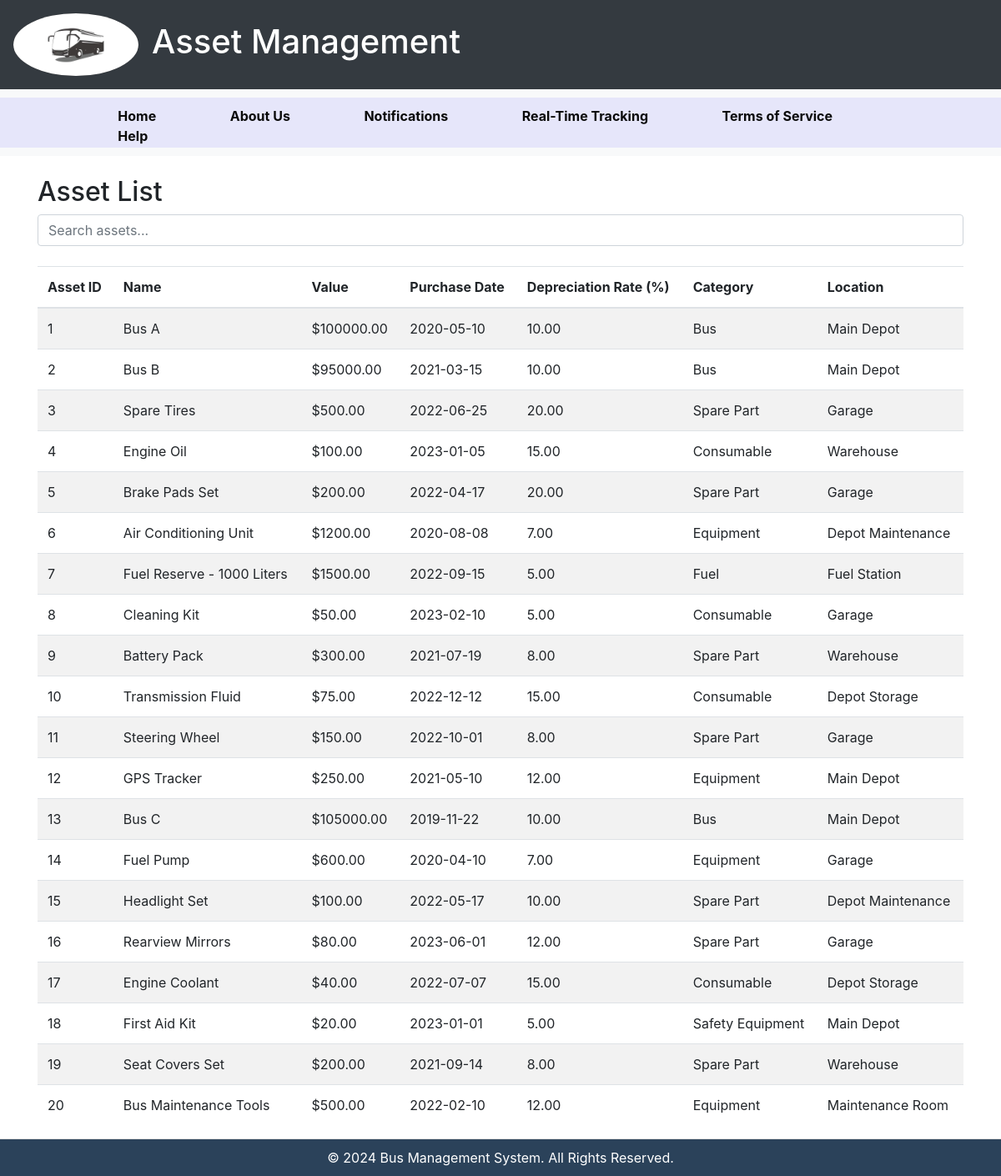
The page /assetmanagement.php on the database its author committed.
### tables this page shows
CREATE TABLE `assets` (
  `asset_id` int(11) NOT NULL,
  `name` varchar(50) NOT NULL,
  `value` decimal(10,2) NOT NULL,
  `purchase_date` date NOT NULL,
  `depreciation_rate` decimal(5,2) DEFAULT NULL,
  `category` varchar(30) DEFAULT NULL,
  `location` varchar(50) DEFAULT NULL
);

### assetmanagement.php (the view, shortened to what this page needs)
<?php
$servername = "localhost";
$username = "root";
$password = "";
$dbname = "bus_management_system";
$conn = new mysqli($servername, $username, $password, $dbname);
$sql = "SELECT asset_id, name, value, purchase_date, depreciation_rate, category, location FROM assets";
$sql .= " ORDER BY asset_id ASC";
$result = $conn->query($sql);
?>
<!DOCTYPE html>
<html lang="en">
<head>
    <link rel="stylesheet" href="styles.css">
    <link rel="stylesheet" href="https://stackpath.bootstrapcdn.com/bootstrap/4.5.2/css/bootstrap.min.css">
</head>
<body>
    <header class="d-flex justify-content-between align-items-center p-3">
        <div class="d-flex align-items-center">
            <div class="logo-container">
                <img src="Images/buslogo.jpeg" alt="Bus Management System Logo" class="logo">
            </div>
            <h1 class="ml-3">Asset Management</h1>
        </div>
    </header>
    <nav class="bg-light">
        <?php include "links.php"; ?>
    </nav>
    <main class="container">
        <h2 class="mt-4">Asset List</h2>
        <form method="GET" class="mb-4">
            <input type="text" name="search" class="form-control" placeholder="Search assets..." />
        </form>
        <table class="table table-striped table-hover">
            <thead>
                <tr>
                    <th>Asset ID</th>
                    <th>Name</th>
                    <th>Value</th>
                    <th>Purchase Date</th>
                    <th>Depreciation Rate (%)</th>
                    <th>Category</th>
                    <th>Location</th>
                </tr>
            </thead>
            <tbody>
                <?php
                if ($result && $result->num_rows > 0) {
                    while ($row = $result->fetch_assoc()) {
                        echo "<tr>
                                <td>{$row['asset_id']}</td>
                                <td>{$row['name']}</td>
                                <td>\${$row['value']}</td>
                                <td>{$row['purchase_date']}</td>
                                <td>{$row['depreciation_rate']}</td>
                                <td>{$row['category']}</td>
                                <td>{$row['location']}</td>
                              </tr>";
                    }
                } else {
                    echo "<tr><td colspan='7'>No assets found</td></tr>";
                }
                ?>
            </tbody>
        </table>
    </main>
    <footer>
        &copy; <?php echo date("Y"); ?> Bus Management System. All Rights Reserved.
    </footer>
</body>
</html>

### links.php (shortened to what this page needs)
<!DOCTYPE html>
<html lang="en">
<head>
    <link rel="stylesheet" href="styles.css">
    <link rel="stylesheet" href="https://stackpath.bootstrapcdn.com/bootstrap/4.5.2/css/bootstrap.min.css">
    <link rel="stylesheet" href="https://cdnjs.cloudflare.com/ajax/libs/font-awesome/5.15.3/css/all.min.css">
</head>
<body>
    <nav>
        <div class="container">
            <span class="menu-icon" onclick="toggleMenu()">☰</span>
            <ul>
<li><a href="index.php">Home</a></li>
<li><a href="about.php">About Us</a></li>
<li><a href="notifications.php">Notifications</a></li>
<li><a href="real-time-tracking.php">Real-Time Tracking</a></li>
<li><a href="terms.php">Terms of Service</a></li>
<li><a href="help.php">Help</a></li>
            </ul>
        </div>
    </nav>
</body>
</html>

### styles.css (style rules this page uses)
body { font-family: Arial, sans-serif; margin: 0; padding: 0; color: #333; line-height: 1.6; position: relative; z-index: 0; background: url('Images/BGG.jpeg') no-repeat center center fixed; background-size: cover; scroll-behavior: smooth; }
footer { position: relative; bottom: 0; width: 100%; background-color: #f8f9fa; text-align: center; padding: 10px 0; border-top: 1px solid #ddd; }
.logo-container { display: flex; align-items: center; justify-content: center; width: 150px; height: 75px; border-radius: 50%; overflow: hidden; background-color: #302e2e; }
.logo { border-radius: 50%; width: 100%; height: auto; }
nav { background-color: lavender; padding: 10px 0; }
nav .container { align-content: flex-start; display: flex; justify-content: space-between; height: 40px; color:lavender; }
nav li { align-content: flex-start; list-style: none; margin: 0 30px; display: inline; }
nav a { color: #0a0a0a; text-decoration: none; font-weight: bold; padding: 5px 12px; border-radius: 5px; transition: background-color 0.3s, color 0.3s; font-size: 1rem; }
footer { background-color: #2b425a; color: #fff; padding: 10px 0; text-align: center; }
h1 { font-size: 2rem; margin-bottom: 20px; }
.form-control { background: #eee; border: none; padding: 12px 15px; border-radius: 20px; width: 100%; }
.form-control { background-color: #f0f0f0; border: 1px solid #ccc; border-radius: 20px; padding: 12px 15px; transition: border 0.3s, box-shadow 0.3s; }
body { background-color: #f4f4f4; }

### assetmanagement.php (style rules this page uses)
body { font-family: Arial, sans-serif; background-color: #f8f9fa; }
header { background: #343a40; color: white; }
.logo { height: 50px; width: auto; }
footer { text-align: center; padding: 20px; background: #343a40; color: white; position: relative; bottom: 0; width: 100%; }

### rows shown on the page
assets: asset_id "1", name "Bus A", value "100000.00", purchase_date "2020-05-10", depreciation_rate "10.00", category "Bus", location "Main Depot"
assets: asset_id "2", name "Bus B", value "95000.00", purchase_date "2021-03-15", depreciation_rate "10.00", category "Bus", location "Main Depot"
assets: asset_id "3", name "Spare Tires", value "500.00", purchase_date "2022-06-25", depreciation_rate "20.00", category "Spare Part", location "Garage"
assets: asset_id "4", name "Engine Oil", value "100.00", purchase_date "2023-01-05", depreciation_rate "15.00", category "Consumable", location "Warehouse"
assets: asset_id "5", name "Brake Pads Set", value "200.00", purchase_date "2022-04-17", depreciation_rate "20.00", category "Spare Part", location "Garage"
assets: asset_id "6", name "Air Conditioning Unit", value "1200.00", purchase_date "2020-08-08", depreciation_rate "7.00", category "Equipment", location "Depot Maintenance"
assets: asset_id "7", name "Fuel Reserve - 1000 Liters", value "1500.00", purchase_date "2022-09-15", depreciation_rate "5.00", category "Fuel", location "Fuel Station"
assets: asset_id "8", name "Cleaning Kit", value "50.00", purchase_date "2023-02-10", depreciation_rate "5.00", category "Consumable", location "Garage"
assets: asset_id "9", name "Battery Pack", value "300.00", purchase_date "2021-07-19", depreciation_rate "8.00", category "Spare Part", location "Warehouse"
assets: asset_id "10", name "Transmission Fluid", value "75.00", purchase_date "2022-12-12", depreciation_rate "15.00", category "Consumable", location "Depot Storage"
assets: asset_id "11", name "Steering Wheel", value "150.00", purchase_date "2022-10-01", depreciation_rate "8.00", category "Spare Part", location "Garage"
assets: asset_id "12", name "GPS Tracker", value "250.00", purchase_date "2021-05-10", depreciation_rate "12.00", category "Equipment", location "Main Depot"
assets: asset_id "13", name "Bus C", value "105000.00", purchase_date "2019-11-22", depreciation_rate "10.00", category "Bus", location "Main Depot"
assets: asset_id "14", name "Fuel Pump", value "600.00", purchase_date "2020-04-10", depreciation_rate "7.00", category "Equipment", location "Garage"
assets: asset_id "15", name "Headlight Set", value "100.00", purchase_date "2022-05-17", depreciation_rate "10.00", category "Spare Part", location "Depot Maintenance"
assets: asset_id "16", name "Rearview Mirrors", value "80.00", purchase_date "2023-06-01", depreciation_rate "12.00", category "Spare Part", location "Garage"
assets: asset_id "17", name "Engine Coolant", value "40.00", purchase_date "2022-07-07", depreciation_rate "15.00", category "Consumable", location "Depot Storage"
assets: asset_id "18", name "First Aid Kit", value "20.00", purchase_date "2023-01-01", depreciation_rate "5.00", category "Safety Equipment", location "Main Depot"
assets: asset_id "19", name "Seat Covers Set", value "200.00", purchase_date "2021-09-14", depreciation_rate "8.00", category "Spare Part", location "Warehouse"
assets: asset_id "20", name "Bus Maintenance Tools", value "500.00", purchase_date "2022-02-10", depreciation_rate "12.00", category "Equipment", location "Maintenance Room"
